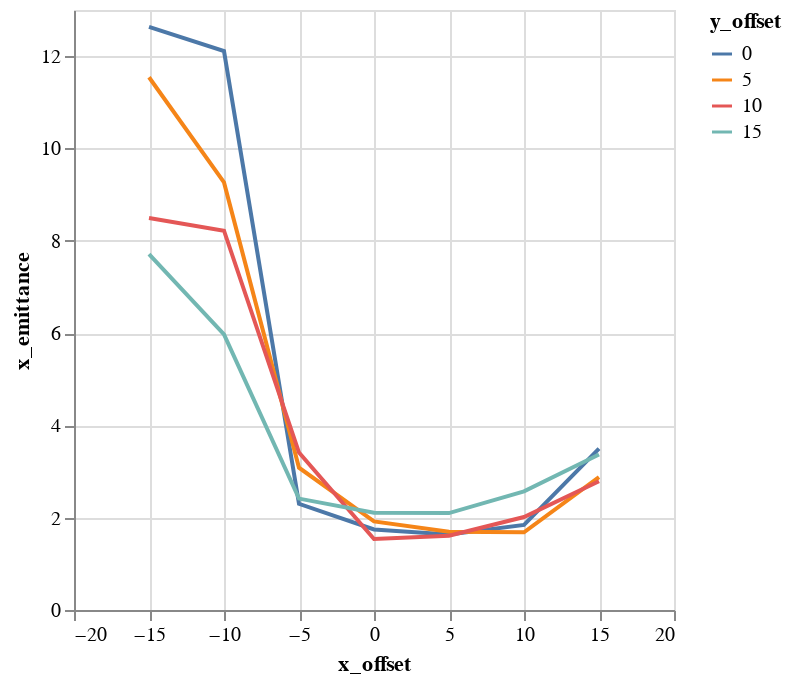

The notebook cell saved with this chart:
### Markdown cell above
## Plots

### Code cell
alt.Chart(emit_df).mark_line().encode(
    color='y_offset:N',
    x='x_offset',
    y='x_emittance',
)

### Figure 1 — Vega-Lite specification as saved in the notebook (floating-point values rounded to 4 significant figures)
{"$schema": "https://vega.github.io/schema/vega-lite/v1.2.1.json", "data": {"values": [{"losses": 162, "relbeta": 0.002308, "sourceID": 16777222, "sourceName": "x_-15_y_0", "x_emittance": 12.64, "x_emittance_rel": 7.794, "x_norm_emittance": 0.02916, "x_offset": -15, "y_emittance": 4.124, "y_emittance_rel": 2.623, "y_norm_emittance": 0.009518, "y_offset": 0}, {"losses": 150, "relbeta": 0.002307, "sourceID": 16777229, "sourceName": "x_-15_y_5", "x_emittance": 11.54, "x_emittance_rel": 7.246, "x_norm_emittance": 0.02663, "x_offset": -15, "y_emittance": 6.843, "y_emittance_rel": 4.294, "y_norm_emittance": 0.01578, "y_offset": 5}, {"losses": 158, "relbeta": 0.002309, "sourceID": 16777236, "sourceName": "x_-15_y_10", "x_emittance": 8.493, "x_emittance_rel": 5.252, "x_norm_emittance": 0.01961, "x_offset": -15, "y_emittance": 9.891, "y_emittance_rel": 6.195, "y_norm_emittance": 0.02283, "y_offset": 10}, {"losses": 138, "relbeta": 0.002305, "sourceID": 16777243, "sourceName": "x_-15_y_15", "x_emittance": 7.71, "x_emittance_rel": 4.614, "x_norm_emittance": 0.01777, "x_offset": -15, "y_emittance": 9.631, "y_emittance_rel": 5.795, "y_norm_emittance": 0.0222, "y_offset": 15}, {"losses": 2, "relbeta": 0.002309, "sourceID": 16777220, "sourceName": "x_-10_y_0", "x_emittance": 12.11, "x_emittance_rel": 7.605, "x_norm_emittance": 0.02795, "x_offset": -10, "y_emittance": 3.409, "y_emittance_rel": 2.195, "y_norm_emittance": 0.00787, "y_offset": 0}, {"losses": 1, "relbeta": 0.002308, "sourceID": 16777227, "sourceName": "x_-10_y_5", "x_emittance": 9.265, "x_emittance_rel": 5.744, "x_norm_emittance": 0.02138, "x_offset": -10, "y_emittance": 5.201, "y_emittance_rel": 3.292, "y_norm_emittance": 0.01201, "y_offset": 5}, {"losses": 3, "relbeta": 0.002309, "sourceID": 16777234, "sourceName": "x_-10_y_10", "x_emittance": 8.219, "x_emittance_rel": 5.529, "x_norm_emittance": 0.01897, "x_offset": -10, "y_emittance": 7.258, "y_emittance_rel": 4.359, "y_norm_emittance": 0.01676, "y_offset": 10}, {"losses": 0, "relbeta": 0.002309, "sourceID": 16777241, "sourceName": "x_-10_y_15", "x_emittance": 5.971, "x_emittance_rel": 4.119, "x_norm_emittance": 0.01379, "x_offset": -10, "y_emittance": 4.676, "y_emittance_rel": 2.861, "y_norm_emittance": 0.0108, "y_offset": 15}, {"losses": 0, "relbeta": 0.002308, "sourceID": 16777218, "sourceName": "x_-5_y_0", "x_emittance": 2.301, "x_emittance_rel": 1.373, "x_norm_emittance": 0.005313, "x_offset": -5, "y_emittance": 2.061, "y_emittance_rel": 1.2, "y_norm_emittance": 0.004758, "y_offset": 0}, {"losses": 0, "relbeta": 0.002309, "sourceID": 16777225, "sourceName": "x_-5_y_5", "x_emittance": 3.082, "x_emittance_rel": 2.023, "x_norm_emittance": 0.007115, "x_offset": -5, "y_emittance": 2.311, "y_emittance_rel": 1.422, "y_norm_emittance": 0.005335, "y_offset": 5}, {"losses": 0, "relbeta": 0.002308, "sourceID": 16777232, "sourceName": "x_-5_y_10", "x_emittance": 3.411, "x_emittance_rel": 2.257, "x_norm_emittance": 0.007873, "x_offset": -5, "y_emittance": 2.728, "y_emittance_rel": 1.765, "y_norm_emittance": 0.006298, "y_offset": 10}, {"losses": 0, "relbeta": 0.002309, "sourceID": 16777239, "sourceName": "x_-5_y_15", "x_emittance": 2.414, "x_emittance_rel": 1.427, "x_norm_emittance": 0.005572, "x_offset": -5, "y_emittance": 2.032, "y_emittance_rel": 1.35, "y_norm_emittance": 0.00469, "y_offset": 15}, {"losses": 0, "relbeta": 0.002309, "sourceID": 16777216, "sourceName": "x_0_y_0", "x_emittance": 1.746, "x_emittance_rel": 1.134, "x_norm_emittance": 0.004032, "x_offset": 0, "y_emittance": 1.58, "y_emittance_rel": 1.028, "y_norm_emittance": 0.003648, "y_offset": 0}, {"losses": 0, "relbeta": 0.002308, "sourceID": 16777223, "sourceName": "x_0_y_5", "x_emittance": 1.92, "x_emittance_rel": 1.246, "x_norm_emittance": 0.004431, "x_offset": 0, "y_emittance": 1.627, "y_emittance_rel": 1.06, "y_norm_emittance": 0.003756, "y_offset": 5}, {"losses": 0, "relbeta": 0.002308, "sourceID": 16777230, "sourceName": "x_0_y_10", "x_emittance": 1.538, "x_emittance_rel": 1.096, "x_norm_emittance": 0.00355, "x_offset": 0, "y_emittance": 1.587, "y_emittance_rel": 1.076, "y_norm_emittance": 0.003664, "y_offset": 10}, {"losses": 0, "relbeta": 0.002308, "sourceID": 16777237, "sourceName": "x_0_y_15", "x_emittance": 2.107, "x_emittance_rel": 1.191, "x_norm_emittance": 0.004863, "x_offset": 0, "y_emittance": 1.872, "y_emittance_rel": 1.161, "y_norm_emittance": 0.004322, "y_offset": 15}, {"losses": 0, "relbeta": 0.002308, "sourceID": 16777217, "sourceName": "x_5_y_0", "x_emittance": 1.635, "x_emittance_rel": 1.055, "x_norm_emittance": 0.003775, "x_offset": 5, "y_emittance": 1.69, "y_emittance_rel": 1.01, "y_norm_emittance": 0.003902, "y_offset": 0}, {"losses": 0, "relbeta": 0.002308, "sourceID": 16777224, "sourceName": "x_5_y_5", "x_emittance": 1.697, "x_emittance_rel": 1.059, "x_norm_emittance": 0.003917, "x_offset": 5, "y_emittance": 1.544, "y_emittance_rel": 1.048, "y_norm_emittance": 0.003564, "y_offset": 5}, {"losses": 0, "relbeta": 0.002308, "sourceID": 16777231, "sourceName": "x_5_y_10", "x_emittance": 1.61, "x_emittance_rel": 1.101, "x_norm_emittance": 0.003718, "x_offset": 5, "y_emittance": 1.778, "y_emittance_rel": 1.115, "y_norm_emittance": 0.004104, "y_offset": 10}, {"losses": 0, "relbeta": 0.002308, "sourceID": 16777238, "sourceName": "x_5_y_15", "x_emittance": 2.1, "x_emittance_rel": 1.314, "x_norm_emittance": 0.004847, "x_offset": 5, "y_emittance": 2.156, "y_emittance_rel": 1.37, "y_norm_emittance": 0.004977, "y_offset": 15}, {"losses": 0, "relbeta": 0.002308, "sourceID": 16777219, "sourceName": "x_10_y_0", "x_emittance": 1.843, "x_emittance_rel": 1.213, "x_norm_emittance": 0.004254, "x_offset": 10, "y_emittance": 1.718, "y_emittance_rel": 1.074, "y_norm_emittance": 0.003965, "y_offset": 0}, {"losses": 0, "relbeta": 0.002308, "sourceID": 16777226, "sourceName": "x_10_y_5", "x_emittance": 1.684, "x_emittance_rel": 1.163, "x_norm_emittance": 0.003887, "x_offset": 10, "y_emittance": 1.647, "y_emittance_rel": 1.093, "y_norm_emittance": 0.003802, "y_offset": 5}, {"losses": 0, "relbeta": 0.002309, "sourceID": 16777233, "sourceName": "x_10_y_10", "x_emittance": 2.015, "x_emittance_rel": 1.156, "x_norm_emittance": 0.004652, "x_offset": 10, "y_emittance": 1.843, "y_emittance_rel": 1.143, "y_norm_emittance": 0.004256, "y_offset": 10}, {"losses": 0, "relbeta": 0.002308, "sourceID": 16777240, "sourceName": "x_10_y_15", "x_emittance": 2.571, "x_emittance_rel": 1.634, "x_norm_emittance": 0.005935, "x_offset": 10, "y_emittance": 2.62, "y_emittance_rel": 1.733, "y_norm_emittance": 0.006048, "y_offset": 15}, {"losses": 0, "relbeta": 0.002309, "sourceID": 16777221, "sourceName": "x_15_y_0", "x_emittance": 3.497, "x_emittance_rel": 2.334, "x_norm_emittance": 0.008075, "x_offset": 15, "y_emittance": 2.079, "y_emittance_rel": 1.317, "y_norm_emittance": 0.004799, "y_offset": 0}, {"losses": 1, "relbeta": 0.002308, "sourceID": 16777228, "sourceName": "x_15_y_5", "x_emittance": 2.881, "x_emittance_rel": 1.833, "x_norm_emittance": 0.00665, "x_offset": 15, "y_emittance": 1.812, "y_emittance_rel": 1.22, "y_norm_emittance": 0.004183, "y_offset": 5}, {"losses": 0, "relbeta": 0.002309, "sourceID": 16777235, "sourceName": "x_15_y_10", "x_emittance": 2.789, "x_emittance_rel": 1.719, "x_norm_emittance": 0.006438, "x_offset": 15, "y_emittance": 2.079, "y_emittance_rel": 1.287, "y_norm_emittance": 0.0048, "y_offset": 10}, {"losses": 0, "relbeta": 0.002309, "sourceID": 16777242, "sourceName": "x_15_y_15", "x_emittance": 3.369, "x_emittance_rel": 2.224, "x_norm_emittance": 0.007777, "x_offset": 15, "y_emittance": 3.386, "y_emittance_rel": 2.133, "y_norm_emittance": 0.007817, "y_offset": 15}]}, "encoding": {"color": {"field": "y_offset", "type": "nominal"}, "x": {"field": "x_offset", "type": "quantitative"}, "y": {"field": "x_emittance", "type": "quantitative"}}, "mark": "line"}
